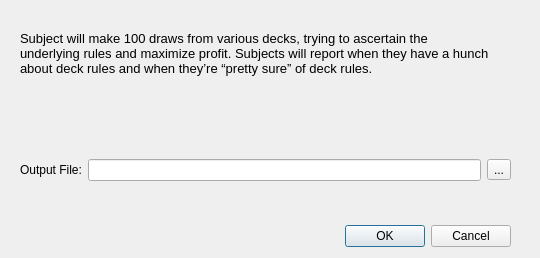
<?xml version="1.0" encoding="UTF-8"?>
<ui version="4.0">
 <class>dialog_instructions</class>
 <widget class="QDialog" name="dialog_instructions">
  <property name="geometry">
   <rect>
    <x>0</x>
    <y>0</y>
    <width>540</width>
    <height>258</height>
   </rect>
  </property>
  <property name="windowTitle">
   <string>Instructions</string>
  </property>
  <property name="modal">
   <bool>true</bool>
  </property>
  <widget class="QDialogButtonBox" name="buttonBox">
   <property name="geometry">
    <rect>
     <x>170</x>
     <y>220</y>
     <width>341</width>
     <height>32</height>
    </rect>
   </property>
   <property name="orientation">
    <enum>Qt::Horizontal</enum>
   </property>
   <property name="standardButtons">
    <set>QDialogButtonBox::Cancel|QDialogButtonBox::Ok</set>
   </property>
  </widget>
  <widget class="QLabel" name="label_2">
   <property name="geometry">
    <rect>
     <x>20</x>
     <y>10</y>
     <width>471</width>
     <height>101</height>
    </rect>
   </property>
   <property name="font">
    <font>
     <pointsize>10</pointsize>
    </font>
   </property>
   <property name="text">
    <string>Subject will make 100 draws from various decks, trying to ascertain the underlying rules and maximize profit. Subjects will report when they have a hunch about deck rules and when they’re “pretty sure” of deck rules.
</string>
   </property>
   <property name="wordWrap">
    <bool>true</bool>
   </property>
  </widget>
  <widget class="QWidget" name="horizontalLayoutWidget">
   <property name="geometry">
    <rect>
     <x>20</x>
     <y>130</y>
     <width>491</width>
     <height>80</height>
    </rect>
   </property>
   <layout class="QHBoxLayout" name="horizontalLayout">
    <item>
     <widget class="QLabel" name="label">
      <property name="text">
       <string>Output File:</string>
      </property>
     </widget>
    </item>
    <item>
     <widget class="QLineEdit" name="textbox_file"/>
    </item>
    <item>
     <widget class="QToolButton" name="button_browse">
      <property name="text">
       <string>...</string>
      </property>
     </widget>
    </item>
   </layout>
  </widget>
 </widget>
 <resources/>
 <connections>
  <connection>
   <sender>buttonBox</sender>
   <signal>accepted()</signal>
   <receiver>dialog_instructions</receiver>
   <slot>accept()</slot>
   <hints>
    <hint type="sourcelabel">
     <x>248</x>
     <y>254</y>
    </hint>
    <hint type="destinationlabel">
     <x>157</x>
     <y>274</y>
    </hint>
   </hints>
  </connection>
  <connection>
   <sender>buttonBox</sender>
   <signal>rejected()</signal>
   <receiver>dialog_instructions</receiver>
   <slot>reject()</slot>
   <hints>
    <hint type="sourcelabel">
     <x>316</x>
     <y>260</y>
    </hint>
    <hint type="destinationlabel">
     <x>286</x>
     <y>274</y>
    </hint>
   </hints>
  </connection>
 </connections>
</ui>
